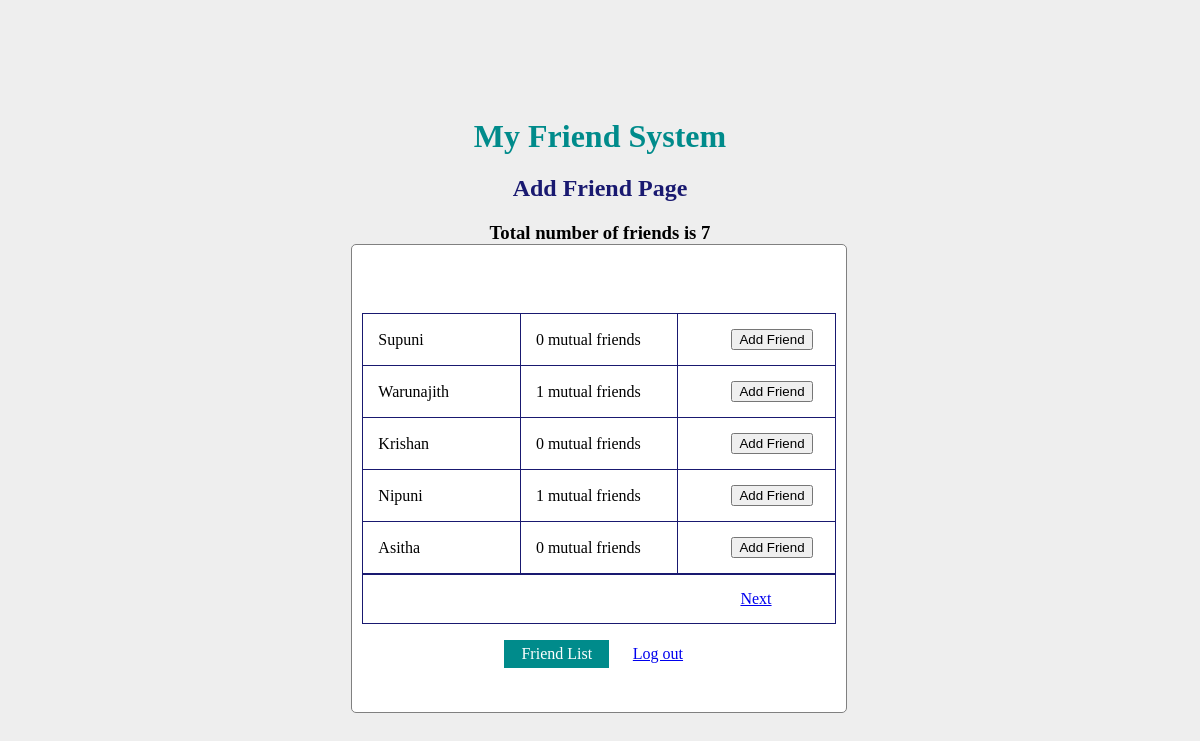
The page /pages/friendadd.php (signed in) on the database its author committed.
### tables this page shows
CREATE TABLE `friends` (
  `friend_id` int(11) UNSIGNED NOT NULL,
  `friend_email` varchar(100) NOT NULL,
  `password` varchar(100) NOT NULL,
  `profile_name` varchar(100) NOT NULL,
  `date_started` timestamp NOT NULL DEFAULT current_timestamp() ON UPDATE current_timestamp()
);

### pages/friendadd.php (the view, shortened to what this page needs)
<?php
include "../database/db_conn.php";
if (isset($_SESSION['id']) && isset($_SESSION['email'])) {
    $id = $_SESSION['id'];
    $range=5;
	if(isset($_REQUEST['pageno'])){
		$pageno=$_REQUEST['pageno'];
		$start=($range*($pageno-1));
	}
	else{
		$pageno=1;
		$start=0;
	}
    $sql_all="SELECT * FROM friends WHERE friend_id NOT IN(SELECT friend_id2 FROM myfriends WHERE friend_id1='$id') AND friend_id!='$id'";
	$result_all = mysqli_query($conn, $sql_all);
	$last_page=ceil(($result_all->num_rows)/$range);
	$sql_all="SELECT * FROM myfriends  WHERE friend_id1='$id'";
	$result_all = mysqli_query($conn, $sql_all);
?>
<!DOCTYPE html>
<html lang="en">
<head>
    <link rel ="stylesheet" type="text/css" href="../resources/style.php?theme=DarkCyan"/>
</head>
<body>
<h1>My Friend System</h1>
    <h2>Add Friend Page</h2>
    <h3>Total number of friends is <?php echo $result_all->num_rows;?></h3>
    <div>
        <form class="one">
        <table>
            <?php
                $sql="SELECT friend_id, profile_name FROM friends WHERE friend_id NOT IN(SELECT friend_id2 FROM myfriends WHERE friend_id1='$id') AND friend_id!='$id' LIMIT $start, $range";
                $result = mysqli_query($conn, $sql);
                    while($raw=$result->fetch_array()){
            ?>
                <tr>
                    <td><?php echo $raw['profile_name']?></td>
                    <td><?php
                    $idf=$raw['friend_id'];
                    $sql_mutual="SELECT  COUNT(friend_id2)-COUNT(DISTINCT(friend_id2)) AS count FROM myfriends WHERE friend_id1='$id' OR friend_id1='$idf'";
                    $result_mutual = mysqli_query($conn, $sql_mutual);
                    foreach($result_mutual as $Count){
                        echo $Count['count'];
                    }
                    ?> mutual friends</td>
                    <td><form method="post" action="<?php echo $_SERVER['PHP_SELF']?>">
                        <input type="submit" id = "btn2" name="submit" value="Add Friend"/>
                        </form>
                    </td>
                </tr>
            <?php
                }
            ?><br>
            <table>
            <tr>
                <td>
                    <?php
                    if($pageno<$last_page){
                    ?>
                        <a class="four" href="friendadd.php?pageno=<?php echo $pageno+1; ?>">Next</a>
                    <?php
                    }
                    ?>
                </td>
            </tr>
            </table>
        </table>
            <p>
                <a class = "three" href="friendlist.php" type="button">Friend List</button>
                <a class = "two" href="logout.php" type="button">Log out</button>
            </p>
        </form>
    </div>
</body>
</html>
<?php
}else{
     header("Location: login.php");
     exit();
}
?>

### rows shown on the page
friends: profile_name "Supuni", count "0"
friends: profile_name "Warunajith", count "1"
friends: profile_name "Krishan", count "0"
friends: profile_name "Nipuni", count "1"
friends: profile_name "Asitha", count "0"

### other values the page prints
$result_all->num_rows "7"
